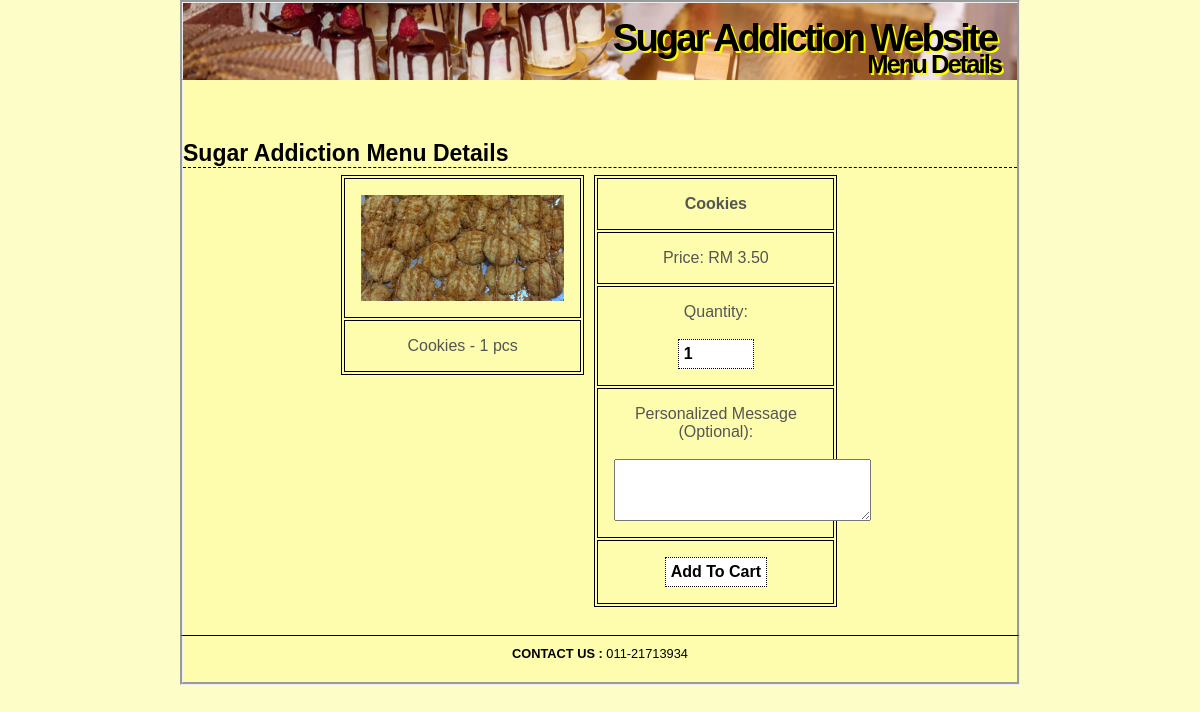
Screenshot of /menudetails.php?ProductID=4 with the database file from the repository.
### tables this page shows
CREATE TABLE `product` (
  `ProductID` int(5) NOT NULL,
  `Name` varchar(100) NOT NULL,
  `Image` varchar(255) DEFAULT NULL,
  `Price` decimal(5,2) NOT NULL,
  `Size` varchar(255) DEFAULT NULL,
  `Description` varchar(255) DEFAULT NULL
);

### menudetails.php (the view, shortened to what this page needs)
<?php
include ('includes/header.php');
?>
<h1>Sugar Addiction Menu Details</h1>
<div class="menudetails">
	<div class="row">
	  	<div class="column">
		<table>
			<?php
			require ('includes/constants.php');
			$ProductID = $_GET["ProductID"];
			$q = "SELECT * FROM product WHERE ProductID='$ProductID'";
			$r = @mysqli_query ($dbc,$q);
			if (!mysqli_num_rows($r) == 1) {
				echo '<tr><td colspan="3">PRODUCT OUT OF STOCK</td></tr>';
			} else {
			while ($data = mysqli_fetch_array($r)) {
				echo '
				<tr>
					<td>';
					if (!isset($data["Image"])) {
						echo '<img src="includes/images/image_na.png"/>';
					} else {
						echo '<img src="includes/images/'.$data["Image"].'"/>';
					};
					echo '</td>
					<tr>
						<td>'.$data["Description"].'</td>
					</tr>
					<form action="menudetails.php" method="POST">
					</table>
					</div>
					<div class="column">
					<table>
						<tr>
							<th colspan="2">'.$data["Name"].'</th>
						</tr>
						<tr>
							<td colspan="2">Price: RM '.$data["Price"].'</td>
						</tr>
						<tr>
							<td colspan="2">Quantity:<br><br><input type="number" name="qty" size=5 value="1" min=1 max=999></td>
						</tr>
						<tr>
							<td colspan="2">Personalized Message (Optional):<br><br><textarea name="sms" rows="4" cols="30"></textarea></td>
						</tr>
						<tr>
							<input type="text" name="cart" value="'.$data["ProductID"].'" hidden>
							<td colspan="2"><input type="submit" name="submit" value="Add To Cart" /></td>
						</tr>
						</form>
					</table>
					</div>';
			}}
			?>
	</div>
</div>

### includes/style.css (style rules this page uses)
* { margin:0; padding:0; }
body { background:#FDFDC8; color:#555; font:0.8em Arial, Helvetica, "bitstream vera sans", sans-serif; }
#content h1 { border-bottom:1px dashed #000000; font-size:1.8em; padding:20px 0 0; color: black; }
#content img { vertical-align: middle; }
* { box-sizing: border-box; }
.menudetails .row { margin-left:-5px; margin-right:-5px; }
.menudetails .column { float: left; width: 30%; padding: 5px; }
.menudetails .row::after { content: ""; clear: both; display: table; }
.menudetails table { border: 1px solid black; width: 100%; margin: 1% 65%; table-layout: fixed; }
.menudetails table img { width: 100%; height: auto; }
.menudetails th, .menudetails td { text-align: center; padding: 16px; border: 1px solid black; }
#footer { border-top:1px solid black; height:50px; margin:0 auto; padding:10px 0px; text-align:center; width:70vw; background-color: #FDFDAD; color: black; z-index: 2; position: relative; border-bottom: 3px groove; border-left: 3px groove; border-right: 3px groove; }
input, select, .input { padding: 5px; font-weight: bold; font-size: 1em; color: #000000; background: #FFFFFF; border:1px dotted #000000; }

### rows the page displays
product: Image (picture), Description "Cookies - 1 pcs", Name "Cookies", Price "3.50"

### other values shown
$page_text "Menu Details"
